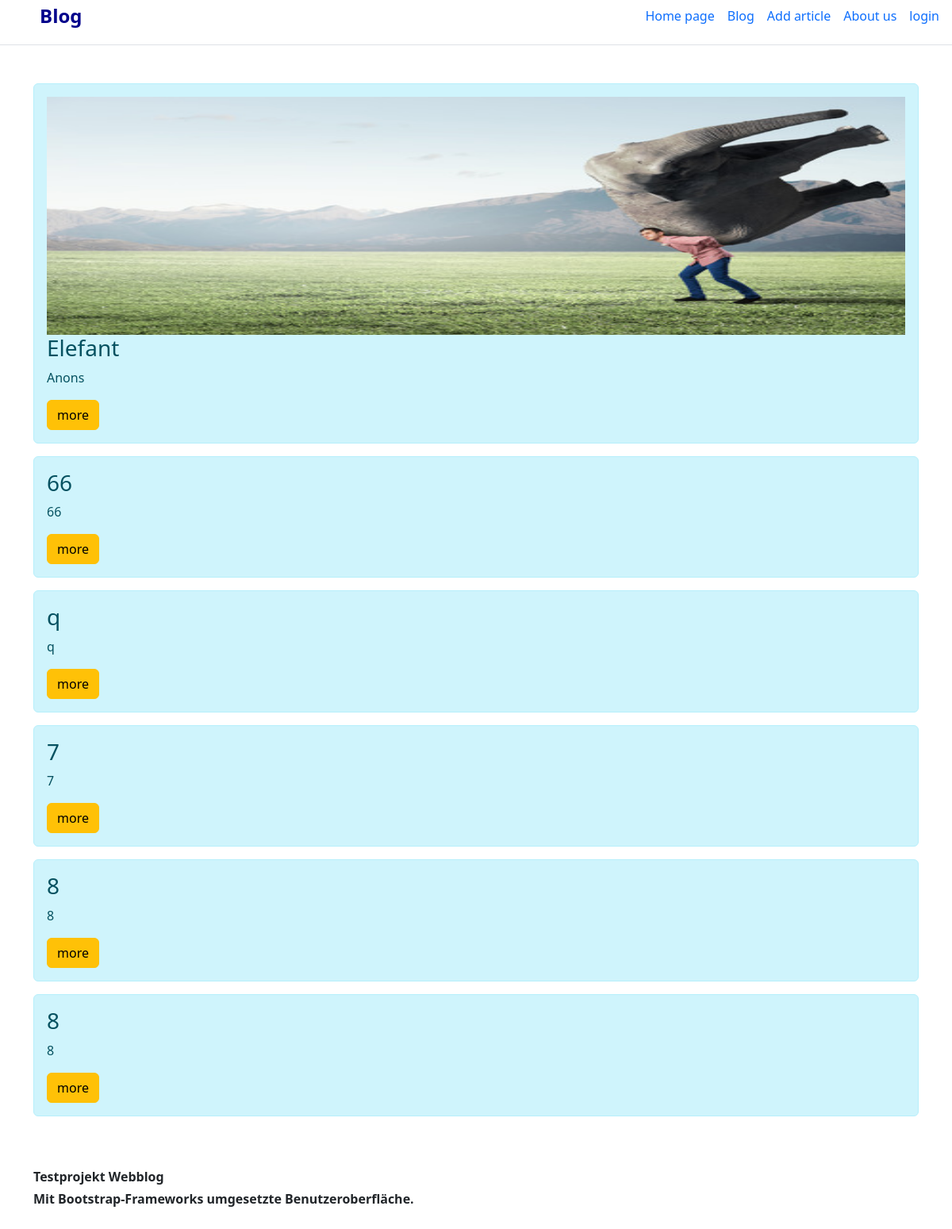
Screenshot of /blog/ with the database file from the repository.
### articles/models.py (models this page shows, shortened)
class Article(models.Model):
    title = models.CharField(max_length=128)
    anons = models.TextField()
    full_text = models.TextField()
    articleCategory = models.ForeignKey(to=ArticleCategory, on_delete=models.PROTECT)
    views = models.PositiveIntegerField(default=0)
    image = models.ImageField(upload_to='article_images', null=True, blank=True)

### articles/views.py (the view)
# urls.py: path('', ArticleListView.as_view(), name='index'),
class ArticleListView(ListView):
    template_name = 'articles/articles_list.html'
    queryset = Article.objects.all()

### articles/templates/articles/articles_list.html (shortened to what this page needs)
{% extends 'base.html' %}
{% load static %}
{% block main %}
<main>
<div class="container mt-5">
    {% for article in object_list %}
    <div class="alert alert-info mt-2">
         {% if article.image %}
        <a href="#">
            <img class="card-img-top"
                 src="{{ article.image.url }}"
                alt=""
                width="100"
                height="300">
        </a>
        {% endif %}
        <h3 >{{ article.title }}</h3>
        <p>{{ article.anons }}</p>
        <a href = "{% url 'blog:details' article.id %}" class="btn btn-warning">more</a>
    </div>
    {% endfor %}
</div>
</main>
{% endblock %}

### templates/base.html (shortened to what this page needs)
{% load static %}
 <!DOCTYPE html>
<html lang="en">
<head>
    <link rel="stylesheet" href="https://cdn.jsdelivr.net/npm/bootstrap@5.2.3/dist/css/bootstrap.min.css"/>
    <link rel="stylesheet" href="{% static 'styles.css' %}"/>
</head>
<body class="background-image">
<div class="d-flex flex-column flex-md-row align-items-center pb-3 mb-4 border-bottom">
  <a href="/" class="d-flex align-items-center link-body-emphasis text-decoration-none">
    <span class="fs-4" style="padding-left: 50px; color: darkblue; font-weight: bold;">Blog</span>
  </a>
  <nav class="d-inline-flex mt-2 mt-md-0 ms-md-auto">
    <a class="me-3 py-2 link-body-emphasis text-decoration-none" href="{% url 'home' %}">Home page</a>
    <a class="me-3 py-2 link-body-emphasis text-decoration-none" href="{% url 'blog:index' %}">Blog</a>
    <a class="me-3 py-2 link-body-emphasis text-decoration-none" href="{% url 'blog:add' %}">Add article</a>
    <a class="me-3 py-2 link-body-emphasis text-decoration-none" href="{% url 'about' %}">About us</a>
      {% if user.is_authenticated %}
        <a class="me-3 py-2 link-body-emphasis text-decoration-none" href="{% url 'logout' %}">logout</a>
      {% else %}
    <a class="me-3 py-2 link-body-emphasis text-decoration-none" href="{% url 'users:login' %}">login</a>
      {% endif %}
  </nav>
</div>
{% block main %} {% endblock %}
    <footer class="text-body-secondary py-5">
        <div class="container">
            <p class="mb-1" style="font-weight: bold">Testprojekt Webblog</p>
            <p class="mb-1" style="font-weight: bold">Mit Bootstrap-Frameworks umgesetzte Benutzeroberfläche. </p>
        </div>
    </footer>
</body>
</html>

### rows the page displays
Article: image (picture), title "Elefant", anons "Anons"
Article: title "66", anons "66"
Article: title "q", anons "q"
Article: title "7", anons "7"
Article: title "8", anons "8"
Article: title "8", anons "8"
